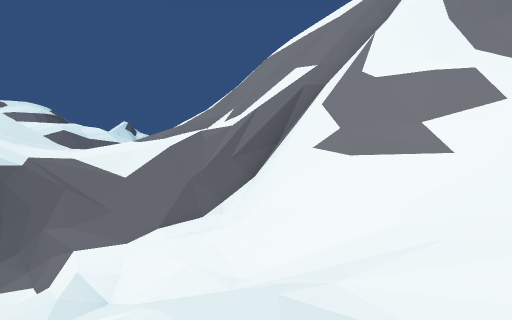
View 1 (above)

18 first-person views from a walk through a Unity game level. The camera is 1.2 m above the floor, tilts 4° down and sees 80° across. The floor is counted in squares, 2 m on a side. Each view is taken from the middle of a square. On the plan, view 1 faces up. The plan holds only what a view shows up to about 9 squares ahead; the rest is blank. The place goes on beyond the plan. Some animated figures are not drawn. Some surface patterns are stand-ins.

View 2
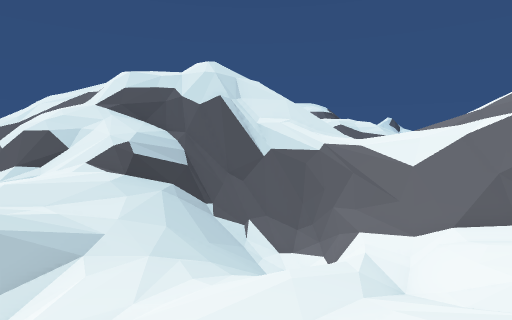

View 3
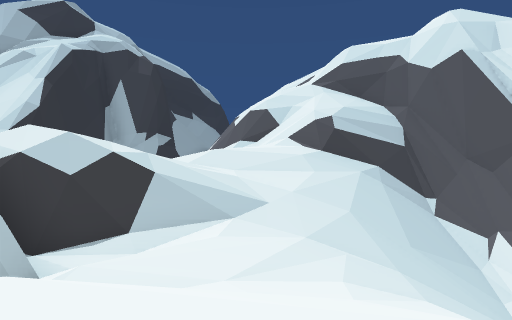

View 4
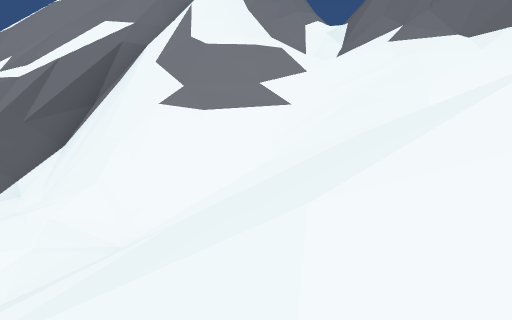

View 5
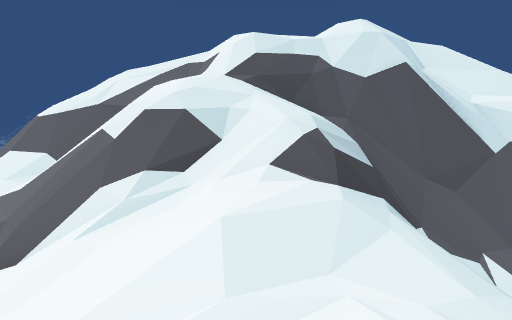

View 6
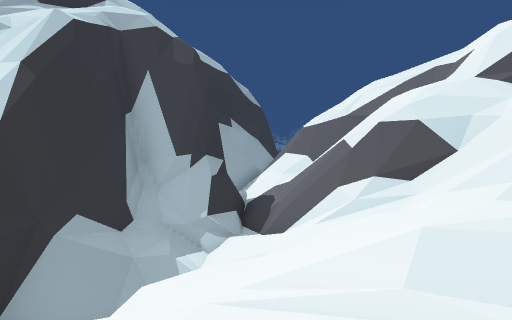

View 7
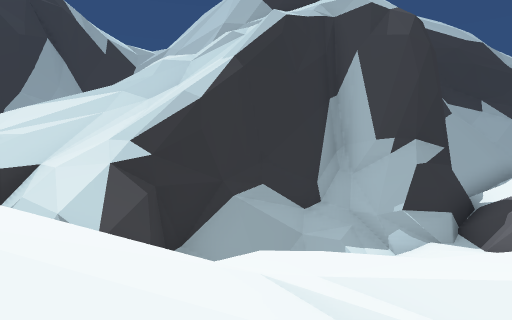

View 8
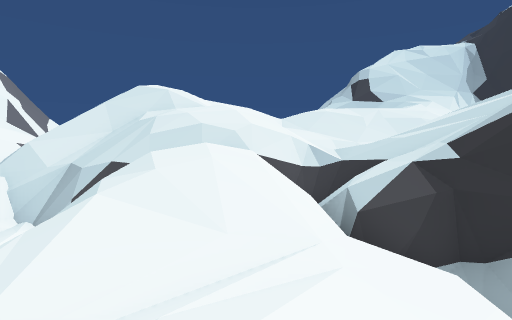

View 9
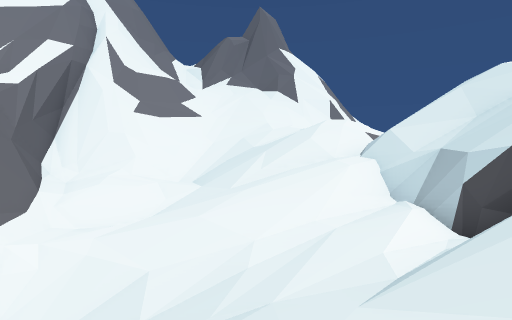

View 10
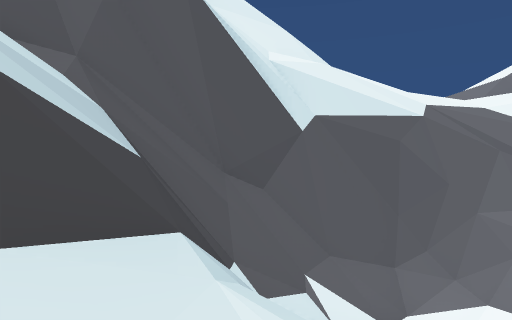

View 11
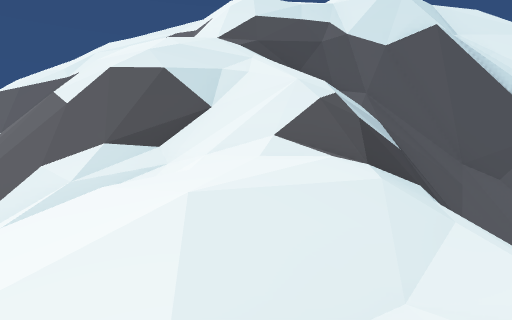

View 12
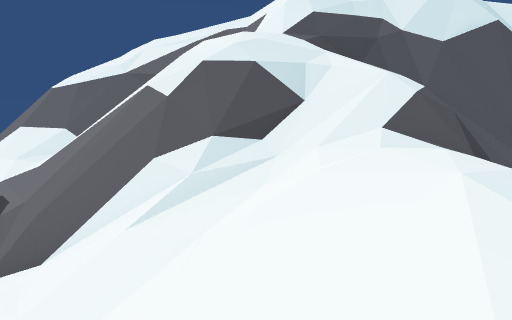

View 13
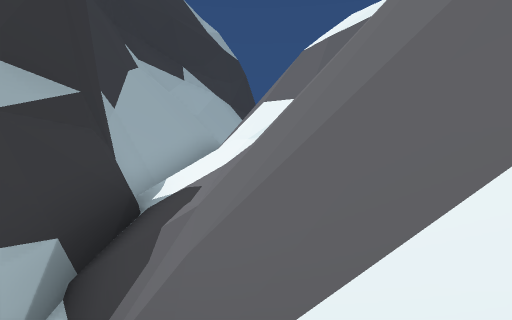

View 14
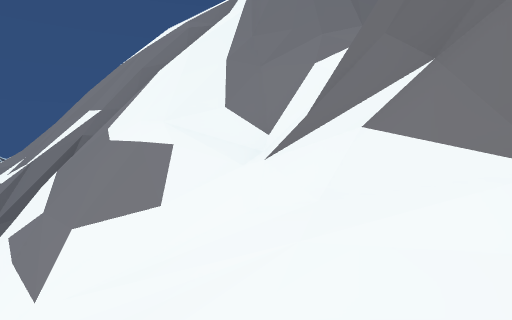

View 15
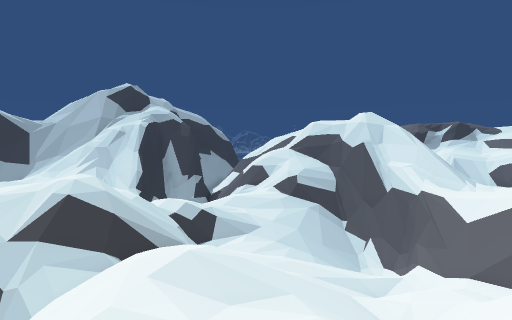

View 16
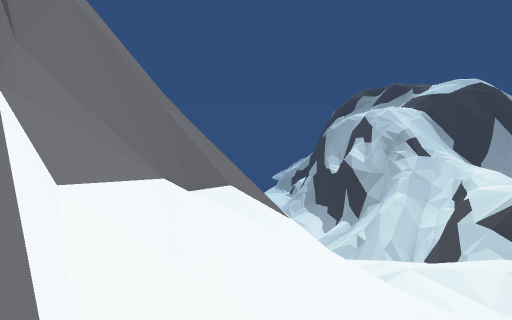

View 17
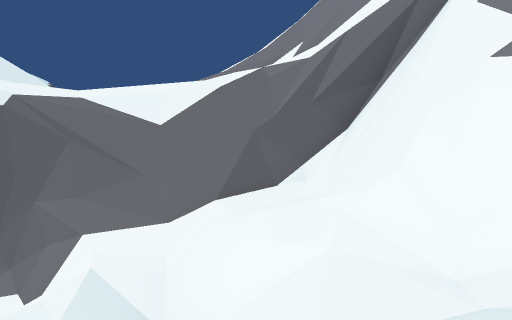

View 18
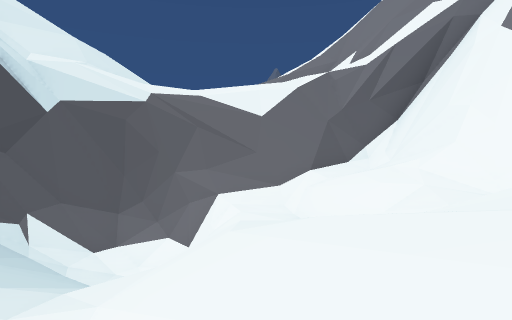

### Floor plan
Key: @ floor where view 1 was taken; # wall or solid block; . main floor; : floor 0.75 m higher than the main floor; - floor 0.75 m lower than the main floor; + floor 1.5 m higher than the main floor; * floor 2.5 m higher than the main floor; % floor 3.25 m higher than the main floor; _ floor 4 m lower than the main floor; & floor 4 m higher than the main floor; $ floor 9.5 m higher than the main floor; / step, stairs or slope; = window, fence, low wall or low ledge; ^ raised ledge; v drop or lower ground.
Columns run from 22 left of view 1 to 7 right of it. Each row starts with its distance up from view 1.
 12                     ##v
 11                      /#vv/vv
 10            /v=/  ///v###vvvv
  9           /v#///vv###/#####
  8         /vv=##v####/./########
  7        /v###///_ =-/////###//#
  6       /=##=#//////-//:==/#///#
  5      #=#==##//////-//.///////#
  4     //  =##=/////////////////#
  3    ///   #=#////-//://///////#
  2    /=# =##/*/://../:///*/////#
  1    /######/*/+/=..//////&////$
  0    #=#==#//////##/#=//@&&/
 -1 ####=#==-///+///###==v///%
 -2   ######/- /////v ##vvvv
 -3 vv # v=^/.///#v/##==vv
 -4  vv  v #######v## ##=
 -5       vv===   ##    v

Positions as (right, up) in squares from view 1, and headings:
1: (0, 0), facing up
2: (-1, 0), facing up-left
3: (-2, 2), facing left
4: (-2, 1), facing up-right
5: (-8, -1), facing up-left
6: (-7, -1), facing left
7: (-8, 0), facing down-left
8: (-11, 1), facing down-right
9: (-10, 3), facing right
10: (-10, 3), facing up
11: (-9, 0), facing up-left
12: (-10, -1), facing up-left
13: (-13, 0), facing left
14: (6, 2), facing up
15: (6, 2), facing left
16: (6, 6), facing down
17: (-2, 3), facing up
18: (-4, 1), facing up
